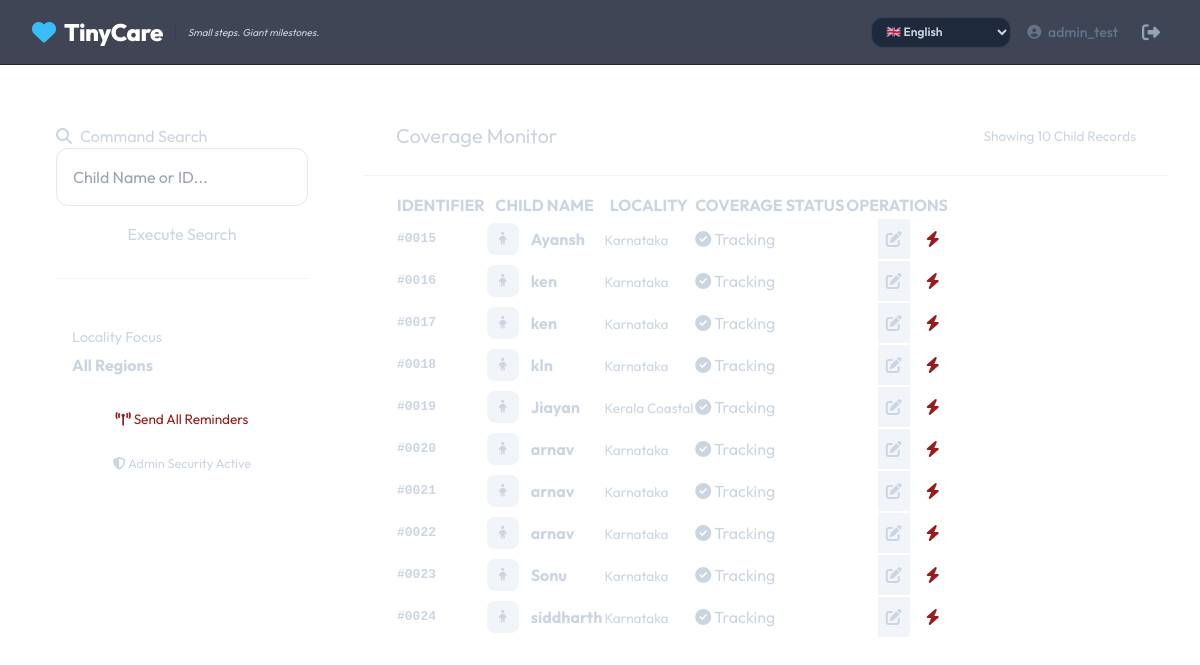
/admin-dashboard/ (signed in), run on an earlier commit of the app's database.
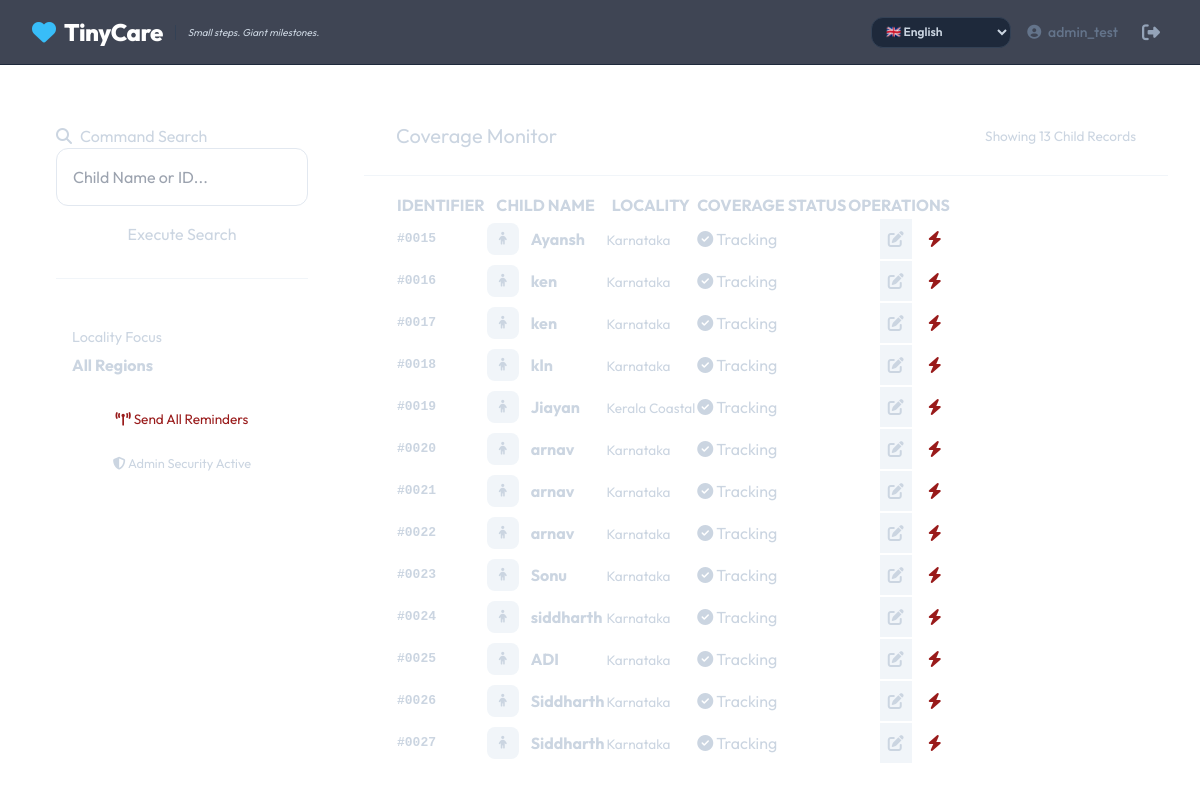
And on a later commit of the database.
### health/models.py (models this page shows, shortened)
class ChildProfile(models.Model):
    GENDER_CHOICES = [('M', 'Male'), ('F', 'Female'), ('O', 'Other')]
    parent = models.ForeignKey(settings.AUTH_USER_MODEL, on_delete=models.CASCADE, related_name='children', null=True)
    name = models.CharField(max_length=200)
    date_of_birth = models.DateField(validators=[validate_child_age])
    gender = models.CharField(max_length=1, choices=GENDER_CHOICES)
    locality = models.ForeignKey(Locality, on_delete=models.SET_NULL, null=True)
    current_weight = models.FloatField(help_text="Weight (Stored in KG)")
    current_height = models.FloatField(help_text="Height (Stored in CM)")
    birth_weight = models.FloatField(null=True, blank=True, help_text="Birth Weight (Stored in KG)")
    height_unit = models.CharField(max_length=5, choices=[('cm', 'cm'), ('m', 'm')], default='cm')
    weight_unit = models.CharField(max_length=5, choices=[('kg', 'kg'), ('g', 'g')], default='kg')
    created_at = models.DateTimeField(auto_now_add=True)
    updated_at = models.DateTimeField(auto_now=True)

class Locality(models.Model):
    REGION_CHOICES = [
        ('NORTH_INDIA', 'North India (Plains/Hills)'),
        ('SOUTH_INDIA', 'South India (Peninsular)'),
        ('WEST_INDIA', 'West India (Arid/Coastal)'),
        ('EAST_INDIA', 'East India (Plains)'),
        ('CENTRAL_INDIA', 'Central India (Plateau)'),
        ('COASTAL', 'Coastal Belt'),
    ]
    name = models.CharField(max_length=100, help_text="Village/Tehsil Name")
    district = models.CharField(max_length=100, blank=True)
    state = models.CharField(max_length=100, blank=True)
    region_tag = models.CharField(max_length=50, choices=REGION_CHOICES, default='NORTH_INDIA')
    latitude = models.FloatField(null=True, blank=True)
    longitude = models.FloatField(null=True, blank=True)
    class Meta:
        verbose_name_plural = "Localities"

### health/views.py (the view)
# urls.py: path('admin-dashboard/', views.admin_dashboard, name='admin_dashboard'),
@login_required
@user_passes_test(is_admin)
def admin_dashboard(request):
    search_query = request.GET.get('q', '')
    if search_query:
        children = ChildProfile.objects.filter(name__icontains=search_query) | ChildProfile.objects.filter(id__icontains=search_query)
    else:
        children = ChildProfile.objects.all()
    locality = request.user.locality
    if locality and "HQ" not in locality.name and "District" not in locality.name:
        children = children.filter(locality=locality)
        oracle_insights = get_oracle_insights(locality)
    else:
        oracle_insights = get_oracle_insights(locality) if locality else []
    return render(request, 'health/admin_dashboard.html', {
        'children': children,
        'search_query': search_query,
        'oracle_insights': oracle_insights
    })

### health/views.py (called while the page is built)
def is_admin(user):
    return user.is_authenticated and user.is_vaccination_admin

### health/templates/health/admin_dashboard.html (shortened to what the changed rows need)
{% extends 'health/base.html' %}
{% block content %}
<div style="display: grid; grid-template-columns: 300px 1fr; gap: 2rem; align-items: start;">
    <div>
        <div class="card" style="padding: 0; overflow: hidden;">
            <div style="padding: 1.5rem 2rem; border-bottom: 1px solid #f1f5f9; display: flex; justify-content: space-between; align-items: center; background: #fff;">
                <h2 style="margin: 0; font-size: 1.25rem;">Coverage Monitor</h2>
                <span style="font-size: 0.85rem; color: var(--text-muted);">Showing {{ children.count }} Child Records</span>
            </div>
            <div style="padding: 1rem 2rem;">
                <table style="margin: 0;">
                    <thead>
                        <tr>
                            <th>IDENTIFIER</th>
                            <th>CHILD NAME</th>
                            <th>LOCALITY</th>
                            <th>COVERAGE STATUS</th>
                            <th style="text-align: right;">OPERATIONS</th>
                        </tr>
                    </thead>
                    <tbody>
                        {% for child in children %}
                        <tr>
                            <td style="font-family: monospace; font-weight: 700; color: var(--primary);">#{{ child.id|stringformat:"04d" }}</td>
                            <td>
                                <div style="display: flex; align-items: center; gap: 0.75rem;">
                                    <div style="width: 32px; height: 32px; background: #f1f5f9; border-radius: 8px; display: flex; align-items: center; justify-content: center; font-size: 0.8rem;">
                                        <i class="fas fa-child"></i>
                                    </div>
                                    <strong>{{ child.name }}</strong>
                                </div>
                            </td>
                            <td><span style="font-size: 0.85rem; color: var(--text-muted);">{{ child.locality.name }}</span></td>
                            <td>
                                {% if child.vaccinations.all %}
                                    <span class="badge badge-completed"><i class="fas fa-check-circle"></i> Tracking</span>
                                {% else %}
                                    <span class="badge badge-pending"><i class="fas fa-clock"></i> New Entry</span>
                                {% endif %}
                            </td>
                            <td style="text-align: right;">
                                <div style="display: flex; gap: 0.5rem; justify-content: flex-end;">
                                    <a href="{% url 'child_detail' child.id %}" class="btn" style="padding: 0.5rem; background: #f1f5f9; color: var(--text-main);" title="Update Records">
                                        <i class="fas fa-edit"></i>
                                    </a>
                                    <a href="{% url 'trigger_urgent_reminder' child.id %}" class="btn" style="padding: 0.5rem; background: var(--pastel-red); color: #991b1b;" title="Send Urgent Alert">
                                        <i class="fas fa-bolt"></i>
                                    </a>
                                </div>
                            </td>
                        </tr>
                        {% endfor %}
                    </tbody>
                </table>
            </div>
        </div>
    </div>
</div>
{% endblock %}

What changed in the data, as far as the page shows it:
added ChildProfile: id "0025", name "ADI", locality.name "Karnataka", shows "Tracking"
added ChildProfile: id "0026", name "Siddharth", locality.name "Karnataka", shows "Tracking"
added ChildProfile: id "0027", name "Siddharth", locality.name "Karnataka", shows "Tracking"
Also different on the page:
{{ children.count }}: "10" → "13"
